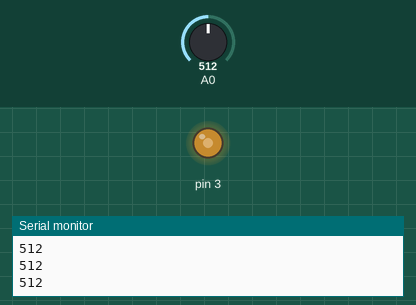
Bench run of a sketch on a simulated Arduino Uno, built with avr-gcc and run on an emulated ATmega328P. On the bench: output pins drawn as LEDs (lit = HIGH), the last lines printed to the serial monitor. The test bench sets the inputs (shaded band); at power-on: A0 = 512.

Above: at 1.2 s.
1.3 s: A0 set to 716
At 2.5 s:
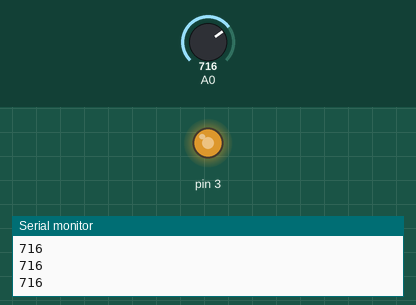
2.8 s: A0 set to 900
At 3.7 s:
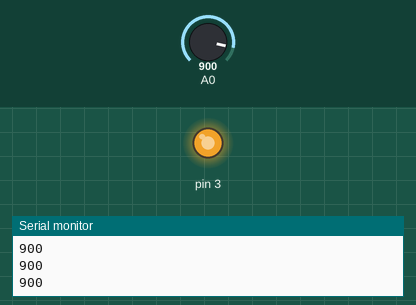
4.3 s: A0 set to 122
At 4.8 s:
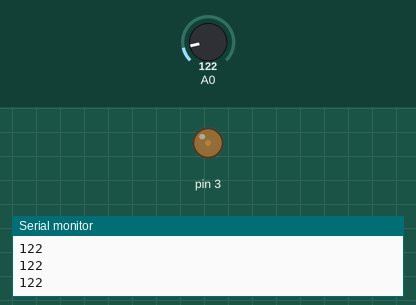
5.8 s: A0 set to 0
At 7.1 s:
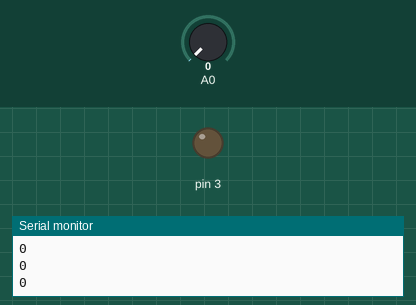
Timing chart, 0 to 8.3 s (numbered marks = the images above; inputs shaded):
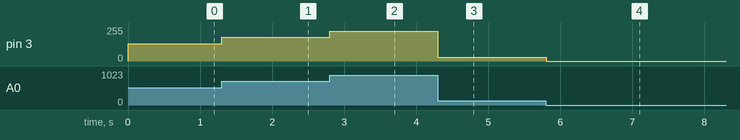

The sketch:

randomblinker.ino
```cpp
/*
*  Random Blinker
*  Autor: Lukas Bauer
*/

int sensorValue = 0;

void setup() {

  pinMode(3, OUTPUT);
  Serial.begin(9600);

}

void loop() {
  // Generate a Random Number for the LED
  //sensorValue = random(1000);
  sensorValue = analogRead(A0);//random(1000);//
  analogWrite(3, sensorValue/4);
  Serial.println(sensorValue, DEC);
  //delay(500);

}
```

Measured:
- after the input at 1.3 s, pin 3: 128/255 → 179/255 at once
- after the input at 2.8 s, pin 3: 179/255 → 225/255 at once
- after the input at 4.3 s, pin 3: 225/255 → 30/255 at once
- after the input at 5.8 s, pin 3: 30/255 → 0/255 at once
